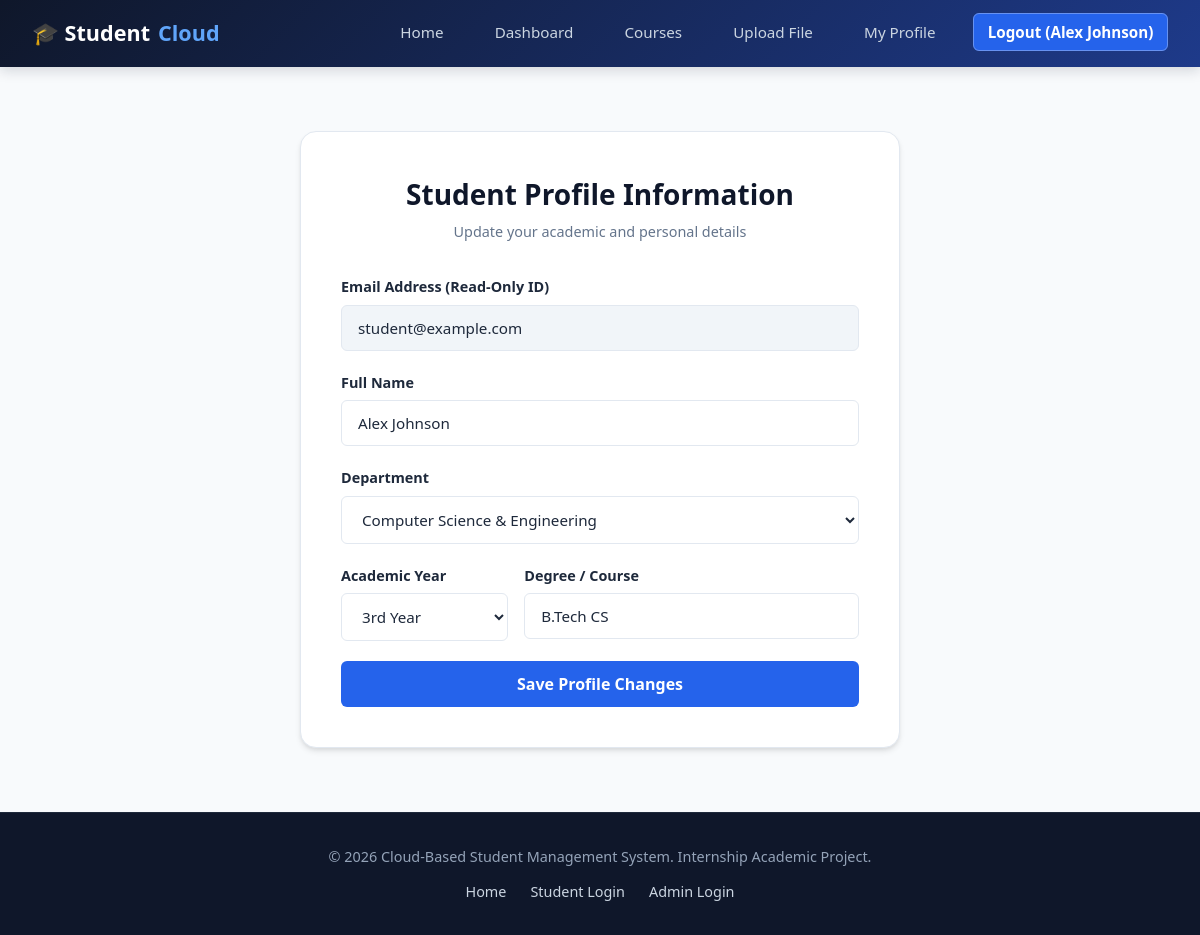
Page /profile (signed in) on the committed database.
### tables this page shows
CREATE TABLE students (
    id INTEGER PRIMARY KEY AUTOINCREMENT,
    name TEXT NOT NULL,
    email TEXT UNIQUE NOT NULL,
    password TEXT NOT NULL,
    department TEXT DEFAULT 'Computer Science',
    year INTEGER DEFAULT 1,
    course TEXT DEFAULT 'B.Tech Computer Science',
    progress INTEGER DEFAULT 0
);

### routes/student.py (the view)
    def wrapper(*args, **kwargs):
        if session.get('role') != 'student':
            flash('Access restricted. Please log in as a student.', 'warning')
            return redirect(url_for('auth.login'))
        return func(*args, **kwargs)

### database/models.py (called while the page is built)
def get_db_connection():
    conn = sqlite3.connect(DB_PATH)
    conn.row_factory = sqlite3.Row
    return conn

def get_student_by_id(student_id):
    conn = get_db_connection()
    student = conn.execute("SELECT * FROM students WHERE id = ?", (student_id,)).fetchone()
    conn.close()
    return student

### routes/student.py (called while the page is built, shortened)
def student_required(func):
    def wrapper(*args, **kwargs):
        if session.get('role') != 'student':
            flash('Access restricted. Please log in as a student.', 'warning')
            return redirect(url_for('auth.login'))
        return func(*args, **kwargs)
    wrapper.__name__ = func.__name__
    return wrapper

@student_bp.route('/profile', methods=['GET', 'POST'])
@student_required
def profile():
    student_id = session.get('user_id')
    student = get_student_by_id(student_id)
    return render_template('profile.html', student=student)

### templates/profile.html (shortened to what this page needs)
{% extends "base.html" %}
{% block content %}
<div class="form-card" style="max-width: 600px;">
    <div class="form-card-header">
        <h2>Student Profile Information</h2>
        <p>Update your academic and personal details</p>
    </div>
    <form action="{{ url_for('student.profile') }}" method="POST">
        <div class="form-group">
            <label for="email">Email Address (Read-Only ID)</label>
            <input type="email" id="email" class="form-control" value="{{ student['email'] }}" disabled style="background-color: #f1f5f9; cursor: not-allowed;">
        </div>
        <div class="form-group">
            <label for="name">Full Name</label>
            <input type="text" id="name" name="name" class="form-control" value="{{ student['name'] }}" required>
        </div>
        <div class="form-group">
            <label for="department">Department</label>
            <select id="department" name="department" class="form-control">
                <option value="Computer Science" {% if student['department'] == 'Computer Science' %}selected{% endif %}>Computer Science & Engineering</option>
            </select>
        </div>
        <div class="form-group" style="display: flex; gap: 1rem;">
            <div style="flex: 1;">
                <label for="year">Academic Year</label>
                <select id="year" name="year" class="form-control">
                    <option value="3" {% if student['year'] == 3 %}selected{% endif %}>3rd Year</option>
                </select>
            </div>
            <div style="flex: 2;">
                <label for="course">Degree / Course</label>
                <input type="text" id="course" name="course" class="form-control" value="{{ student['course'] }}" required>
            </div>
        </div>
        <button type="submit" class="btn btn-primary btn-block">Save Profile Changes</button>
    </form>
</div>
{% endblock %}

### templates/base.html (shortened to what this page needs)
<!DOCTYPE html>
<html lang="en">
<head>
    <link rel="stylesheet" href="{{ url_for('static', filename='css/style.css') }}">
    <link rel="stylesheet" href="{{ url_for('static', filename='css/dashboard.css') }}">
    <link rel="stylesheet" href="{{ url_for('static', filename='css/admin.css') }}">
</head>
<body>
    <nav class="navbar">
        <a href="{{ url_for('index') }}" class="navbar-brand">
            🎓 Student<span>Cloud</span>
        </a>
        <ul class="nav-menu">
            <li><a href="{{ url_for('index') }}" class="nav-link">Home</a></li>
            {% if session.get('role') == 'student' %}
                <li><a href="{{ url_for('student.dashboard') }}" class="nav-link">Dashboard</a></li>
                <li><a href="{{ url_for('student.courses') }}" class="nav-link">Courses</a></li>
                <li><a href="{{ url_for('student.upload') }}" class="nav-link">Upload File</a></li>
                <li><a href="{{ url_for('student.profile') }}" class="nav-link">My Profile</a></li>
                <li><a href="{{ url_for('auth.logout') }}" class="nav-link nav-btn nav-btn-outline">Logout ({{ session.get('user_name') }})</a></li>
            {% else %}
                <li><a href="{{ url_for('auth.login') }}" class="nav-link">Student Login</a></li>
                <li><a href="{{ url_for('auth.register') }}" class="nav-link nav-btn">Student Register</a></li>
                <li><a href="{{ url_for('auth.admin_login') }}" class="nav-link">Admin Login</a></li>
            {% endif %}
        </ul>
    </nav>
    <main class="main-container">
        {% block content %}{% endblock %}
    </main>
    <footer class="footer">
        <div class="footer-container">
            <p>&copy; 2026 Cloud-Based Student Management System. Internship Academic Project.</p>
            <div class="footer-links">
                <a href="{{ url_for('index') }}">Home</a>
                <a href="{{ url_for('auth.login') }}">Student Login</a>
                <a href="{{ url_for('auth.admin_login') }}">Admin Login</a>
            </div>
        </div>
    </footer>
</body>
</html>

### static/css/style.css (style rules this page uses)
:root { --primary-dark: #0f172a; --primary-blue: #1e3a8a; --accent-blue: #2563eb; --light-blue: #3b82f6; --bg-blue-light: #f0f9ff; --bg-gray: #f8fafc; --text-dark: #1e293b; --text-muted: #64748b; --text-light: #ffffff; --border-color: #e2e8f0; --card-shadow: 0 4px 6px -1px rgba(0, 0, 0, 0.1), 0 2px 4px -1px rgba(0, 0, 0, 0.06); --hover-shadow: 0 10px 15px -3px rgba(37, 99, 235, 0.15), 0 4px 6px -2px rgba(37, 99, 235, 0.05); --radius-sm: 6px; --radius-md: 10px; --radius-lg: 16px; --transition: all 0.25s ease-in-out; }
* { box-sizing: border-box; margin: 0; padding: 0; font-family: 'Segoe UI', system-ui, -apple-system, BlinkMacSystemFont, Roboto, sans-serif; }
body { background-color: var(--bg-gray); color: var(--text-dark); display: flex; flex-direction: column; min-height: 100vh; line-height: 1.6; }
.navbar { background: linear-gradient(135deg, var(--primary-dark) 0%, var(--primary-blue) 100%); color: var(--text-light); padding: 1rem 2rem; display: flex; justify-content: space-between; align-items: center; box-shadow: 0 4px 12px rgba(15, 23, 42, 0.15); position: sticky; top: 0; z-index: 1000; }
.navbar-brand { font-size: 1.35rem; font-weight: 700; color: var(--text-light); text-decoration: none; display: flex; align-items: center; gap: 0.5rem; }
.navbar-brand span { color: #60a5fa; }
.nav-menu { display: flex; align-items: center; list-style: none; gap: 1.5rem; }
.nav-link { color: #cbd5e1; text-decoration: none; font-weight: 500; font-size: 0.95rem; padding: 0.5rem 0.85rem; border-radius: var(--radius-sm); transition: var(--transition); }
.nav-btn { background-color: var(--accent-blue); color: var(--text-light) !important; font-weight: 600; }
.nav-btn-outline { border: 1px solid rgba(255, 255, 255, 0.3); color: var(--text-light) !important; }
.main-container { flex: 1; max-width: 1200px; width: 100%; margin: 2rem auto; padding: 0 1.5rem; }
.btn { display: inline-block; padding: 0.75rem 1.5rem; font-size: 1rem; font-weight: 600; border-radius: var(--radius-sm); text-decoration: none; cursor: pointer; border: none; transition: var(--transition); text-align: center; }
.btn-primary { background-color: var(--accent-blue); color: var(--text-light); }
.btn-block { width: 100%; }
.form-card { background: #ffffff; padding: 2.5rem; border-radius: var(--radius-lg); border: 1px solid var(--border-color); box-shadow: var(--card-shadow); max-width: 500px; margin: 2rem auto; }
.form-card-header { text-align: center; margin-bottom: 2rem; }
.form-card-header h2 { color: var(--primary-dark); font-size: 1.75rem; }
.form-card-header p { color: var(--text-muted); font-size: 0.9rem; margin-top: 0.25rem; }
.form-group { margin-bottom: 1.25rem; }
.form-group label { display: block; font-weight: 600; font-size: 0.9rem; color: var(--text-dark); margin-bottom: 0.4rem; }
.form-control { width: 100%; padding: 0.75rem 1rem; font-size: 0.95rem; border: 1px solid var(--border-color); border-radius: var(--radius-sm); background-color: #ffffff; transition: var(--transition); color: var(--text-dark); }
.footer { background-color: var(--primary-dark); color: #94a3b8; padding: 2rem 0; text-align: center; font-size: 0.9rem; margin-top: auto; border-top: 1px solid #1e293b; }
.footer-container { max-width: 1200px; margin: 0 auto; padding: 0 1.5rem; }
.footer p { margin-bottom: 0.5rem; }
.footer-links { display: flex; justify-content: center; gap: 1.5rem; margin-top: 0.75rem; }
.footer-links a { color: #cbd5e1; text-decoration: none; }

### rows in the picture
students: get "Alex Johnson", email "student@example.com", name "Alex Johnson", department "Computer Science & Engineering", year "3rd Year", course "B.Tech CS"
